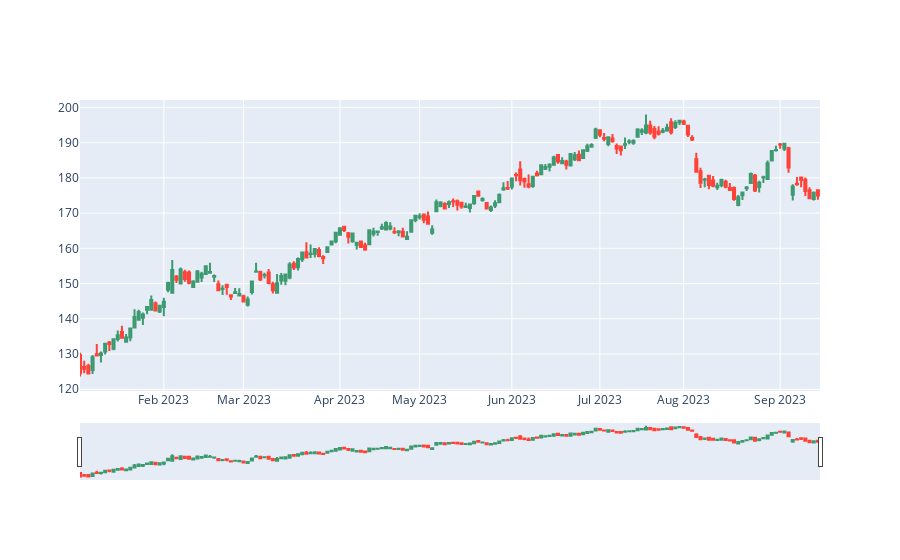

Notebook code for this chart:
### Code cell
import pandas as pd
import numpy as np
import matplotlib.pyplot as plt
import plotly.graph_objects as go
import yfinance as yf
from stock_data import StockData
import datetime
from hmmlearn import hmm
from matplotlib.dates import YearLocator, MonthLocator


ticker = 'AAPL'
today = datetime.date.today()
past = datetime.date(2023, 1, 2)
data_interval = '1d'

stock = StockData(ticker, past, today, data_interval)
data = stock.history

data['Date'] = stock.history.index.values

stock.candlestick

### Figure 1 — Plotly figure (JSON) as saved in the notebook; plotly's stock layout.template omitted (floating-point values rounded to 4 significant figures; data arrays with more than 128 entries replaced by an {"elided": "..."} marker saying what was removed)
{"data": [{"close": {"elided": "177 float values"}, "high": {"elided": "177 float values"}, "low": {"elided": "177 float values"}, "open": {"elided": "177 float values"}, "type": "candlestick", "x": {"elided": "177 str values"}}], "layout": {"xaxis": {"rangebreaks": [{"values": ["2023-01-02", "2023-01-16", "2023-02-20", "2023-04-07", "2023-05-29", "2023-06-19", "2023-07-04", "2023-09-04"]}, {"bounds": ["sat", "mon"], "pattern": "day of week"}]}}}
